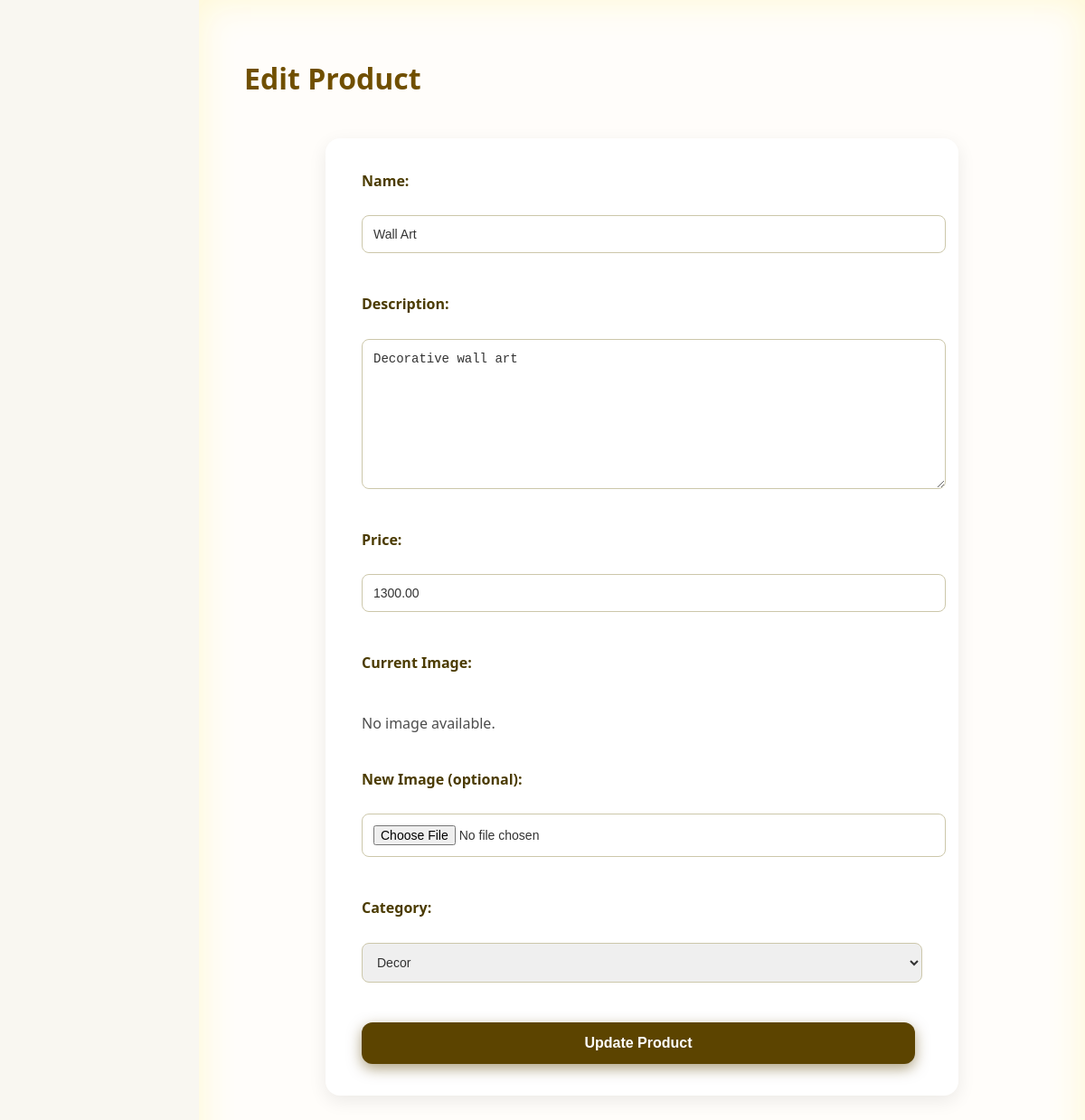
Before: /edit_product.php?id=3 with the older database file.
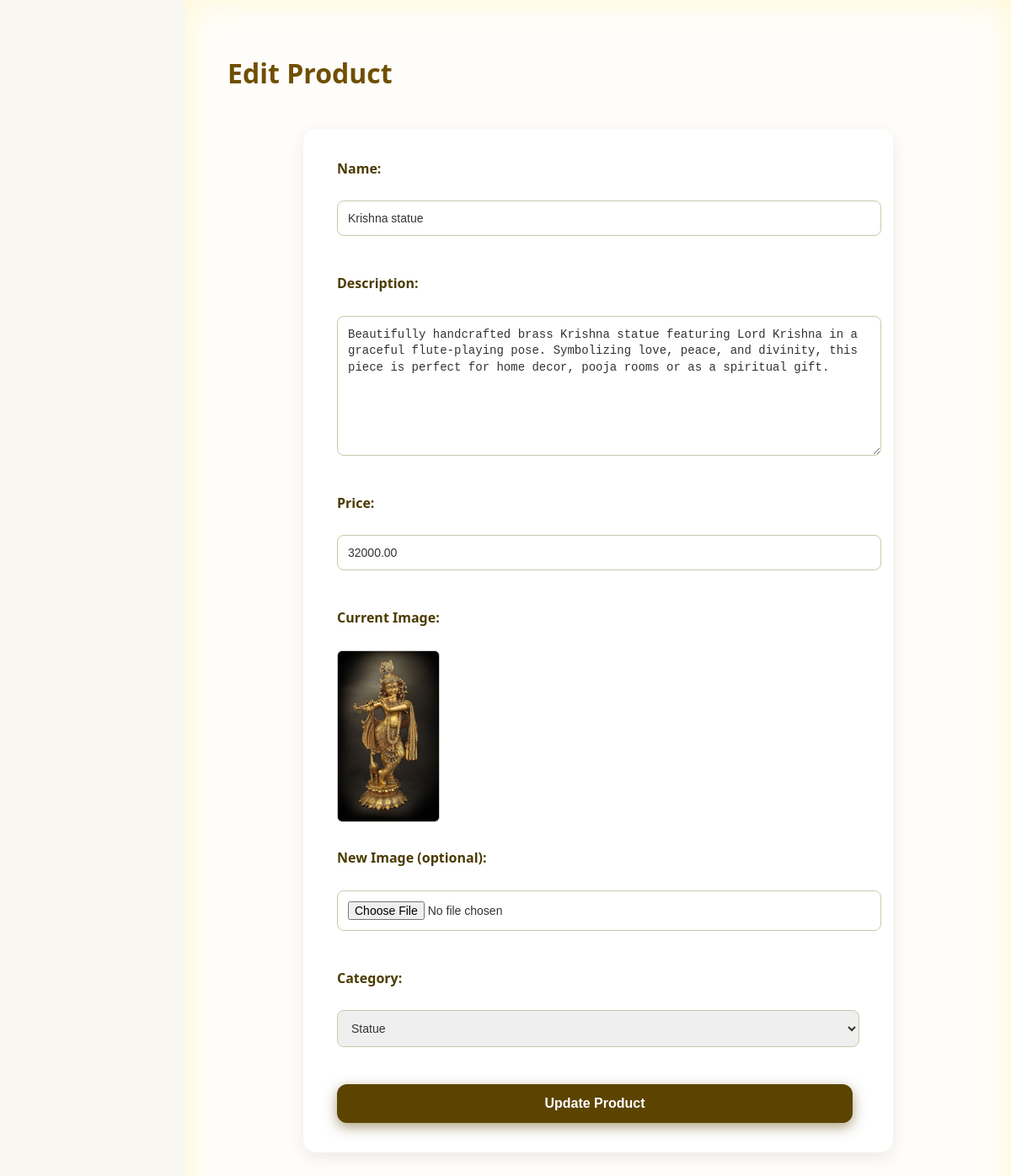
After: the same page with the newer database file.
### tables this page shows
CREATE TABLE `products` (
  `id` int(11) NOT NULL,
  `name` varchar(100) NOT NULL,
  `description` text DEFAULT NULL,
  `price` decimal(10,2) NOT NULL,
  `image` varchar(255) DEFAULT NULL,
  `category_id` int(11) DEFAULT NULL
);

CREATE TABLE `categories` (
  `id` int(11) NOT NULL,
  `name` varchar(50) NOT NULL
);

### edit_product.php (the view, shortened to what this page needs)
<?php
include 'db.php';
$uploadDir = 'image/';
$id = intval($_GET['id']);
$stmt = $conn->prepare("SELECT * FROM products WHERE id = ?");
$stmt->bind_param("i", $id);
$stmt->execute();
$result = $stmt->get_result();
$product = $result->fetch_assoc();
$categories = $conn->query("SELECT * FROM categories");
?>
<!DOCTYPE html>
<html>
<head>
<link rel="stylesheet" href="admin.css">
</head>
<body>
<div class="admin-content">
  <h1>Edit Product</h1>
  <form method="POST" enctype="multipart/form-data">
    <label>Name:</label>
    <input type="text" name="name" value="<?= htmlspecialchars($product['name']) ?>" required pattern="^[A-Za-z\s0-9].*" title="Must start with a letter or number">
    <label>Description:</label>
    <textarea name="description" maxlength="500" required><?= htmlspecialchars($product['description']) ?></textarea>
    <label>Price:</label>
    <input type="number" step="0.01" min="10.01" name="price" value="<?= $product['price'] ?>" required>
    <label>Current Image:</label>
    <?php if(!empty($product['image']) && file_exists($uploadDir . $product['image'])): ?>
      <img src="<?= $uploadDir . htmlspecialchars($product['image']) ?>" width="120" style="display:block;margin-bottom:10px;" alt="Current Image">
    <?php else: ?>
      <p>No image available.</p>
    <?php endif; ?>
    <label>New Image (optional):</label>
    <input type="file" name="image" accept=".jpg,.jpeg,.png,.gif">
    <label>Category:</label>
    <select name="category" required>
      <?php mysqli_data_seek($categories, 0);  ?>
      <?php while ($cat = $categories->fetch_assoc()): ?>
        <option value="<?= $cat['id'] ?>" <?= $cat['id'] == $product['category_id'] ? 'selected' : '' ?>>
          <?= htmlspecialchars($cat['name']) ?>
        </option>
      <?php endwhile; ?>
    </select>
    <button type="submit">Update Product</button>
  </form>
</div>
</body>
</html>

Changed rows visible on the page:
changed products: name "Wall Art" → "Krishna statue"; description "Decorative wall art" → "Beautifully handcrafted brass Krishna statue featuring Lord Krishna in a graceful flute-playing pose. Symbolizing love, peace, and divinity, this piece is perfect for home decor, pooja rooms or as a spiritual gift."; price "1300.00" → "32000.00"; image: picture added; category "Decor" → "Statue"; image "image/wallart.jpg" → "img_686e927f86aea.jpg" (drawn)
Other visible differences:
text no longer shown: "No image available."
